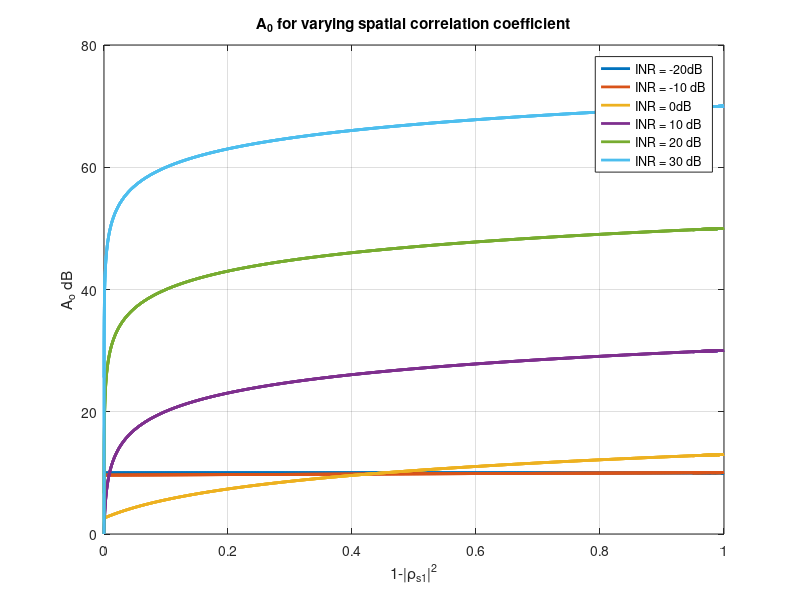

Source code (MATLAB):
N = 10;
n = (-(N-1)/2 : (N-1)/2)';
d_lam = 0.5;
u = linspace(-1, 1, 3000);

%interference @ broadside u = 0;
ui = 0;

%spatial correlation coefficient between 0-1
% ps1 = vs^H * v1 / N
%steering vector function
sv = @(uv) exp(1j * 2*pi * n * uv);  

v1 = sv(ui);
vs = sv(u);

ps1 = vs' * v1 / N;
ps1_sqr = abs(ps1) .^2;

INR_dB = [-20 -10 0 10 20 30];
INR = 10.^(INR_dB/10);

A = N * (1 + INR.^2);
A = A .* (1 + N*INR.^2 .* (1 - ps1_sqr)) ./ (1 + N*INR.^2);
A_dB = 10 * log10(A);

% ---- Plotting ----
for k = 1:length(INR_dB)
    plot(1-ps1_sqr, A_dB(:,k), 'LineWidth', 2);
    hold on;
    grid on;
end
title('A_0 for varying spatial correlation coefficient');
legend('INR = -20dB', 'INR = -10 dB','INR = 0dB', 'INR = 10 dB', 'INR = 20 dB', 'INR = 30 dB');
xlabel('1-|ρ_s_1|^2');
ylabel('A_o dB');
